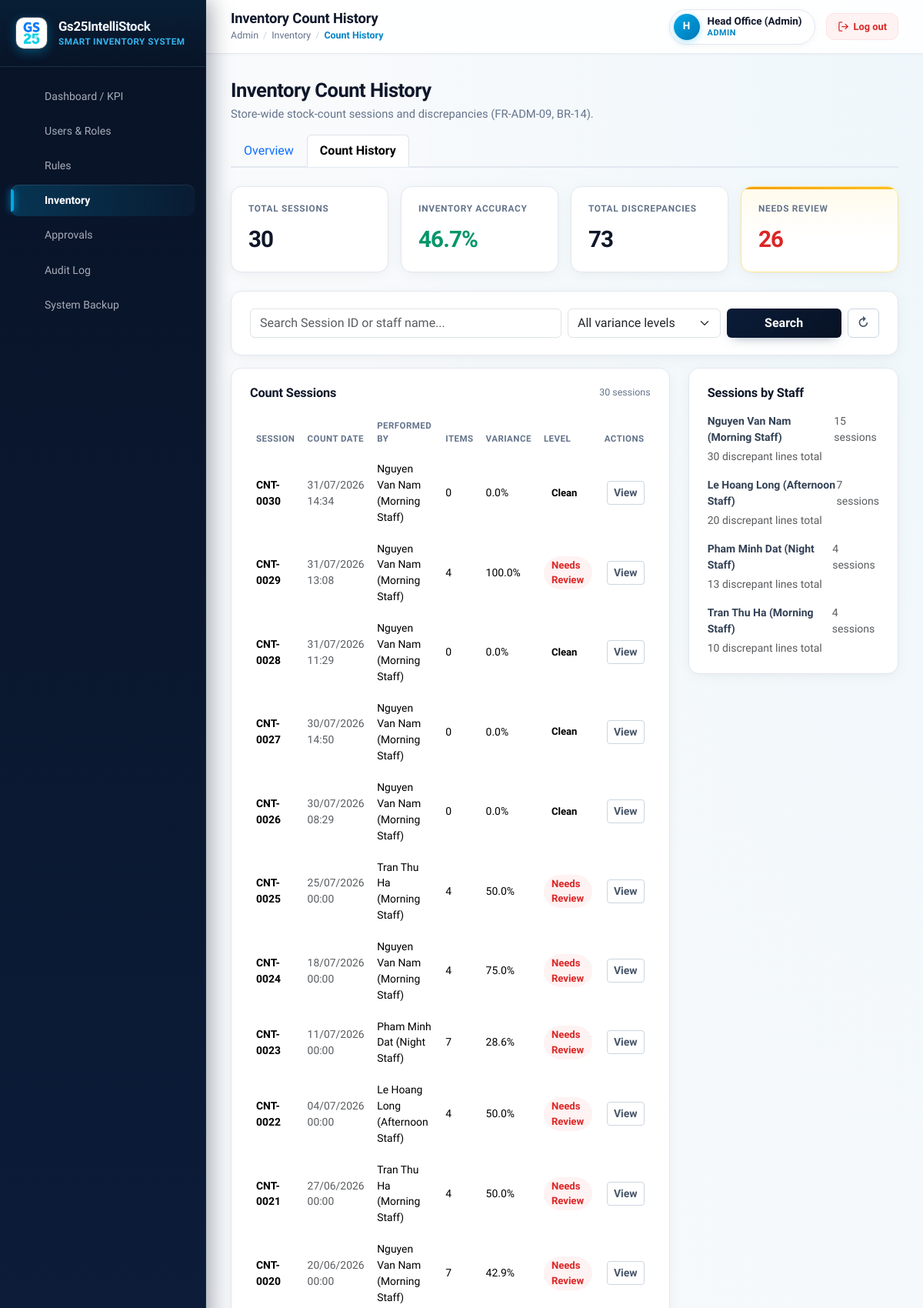
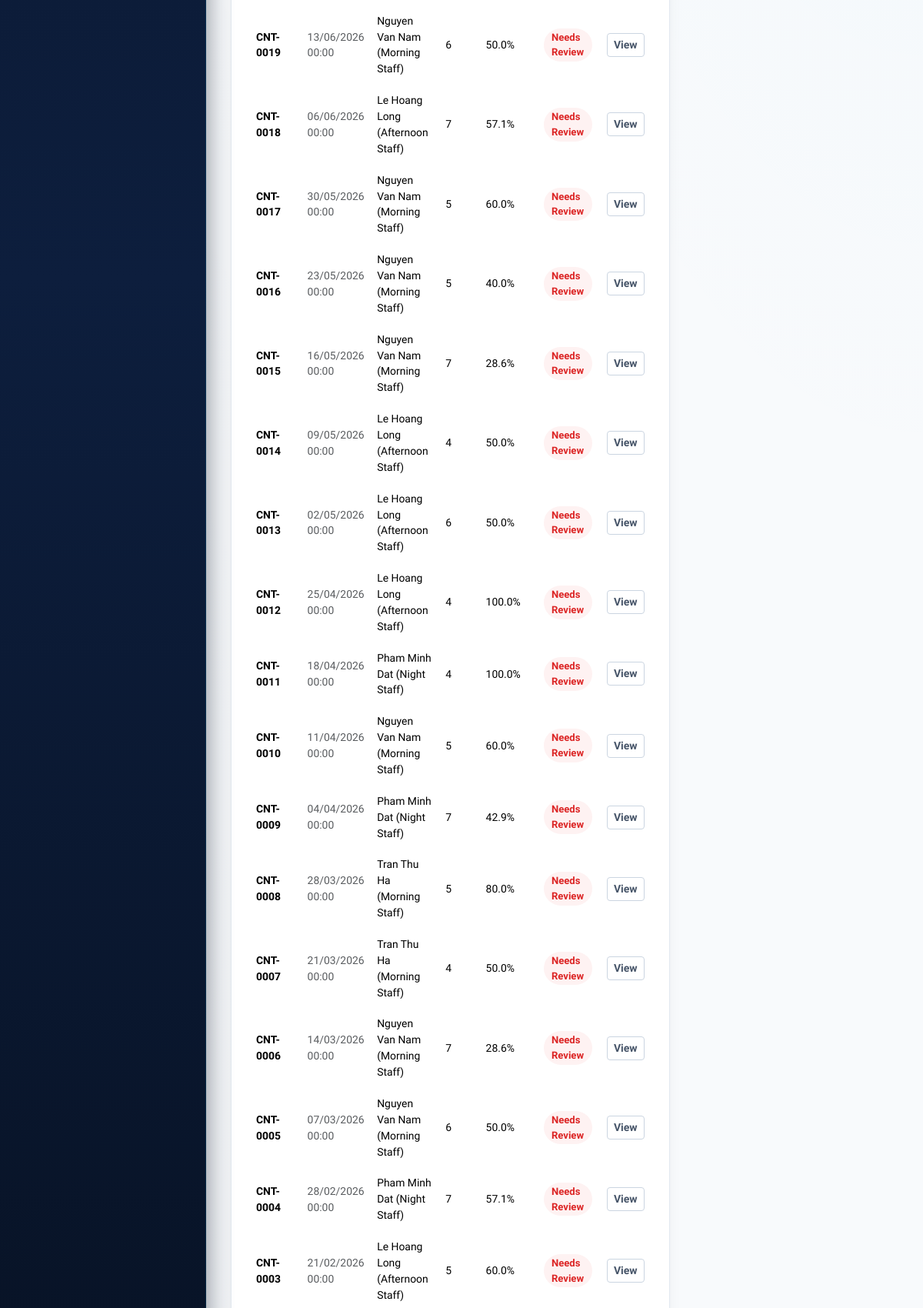
/frontend/admin/inventory/inventory_count_history.php (signed in, upper part), run on the app's committed database (2 pictures, top to bottom).
### tables this page shows
CREATE TABLE `stock_counts` (
  `count_id` int(11) NOT NULL AUTO_INCREMENT,
  `performed_by` int(11) NOT NULL,
  `count_date` datetime NOT NULL DEFAULT current_timestamp(),
  PRIMARY KEY (`count_id`),
  KEY `performed_by` (`performed_by`),
  CONSTRAINT `stock_counts_ibfk_1` FOREIGN KEY (`performed_by`) REFERENCES `accounts` (`account_id`)
);

CREATE TABLE `accounts` (
  `account_id` int(11) NOT NULL AUTO_INCREMENT,
  `username` varchar(50) NOT NULL,
  `password_hash` varchar(255) NOT NULL,
  `full_name` varchar(100) NOT NULL,
  `email` varchar(100) DEFAULT NULL,
  `phone_number` varchar(20) DEFAULT NULL,
  `role_id` int(11) NOT NULL,
  `status` enum('active','locked') NOT NULL DEFAULT 'active',
  `created_at` datetime NOT NULL DEFAULT current_timestamp(),
  PRIMARY KEY (`account_id`),
  UNIQUE KEY `username` (`username`),
  KEY `role_id` (`role_id`),
  CONSTRAINT `accounts_ibfk_1` FOREIGN KEY (`role_id`) REFERENCES `roles` (`role_id`)
);

### backend/config/database.php (called while the page is built, shortened)
<?php
class Database
{
    private static ?PDO $instance = null;
    public static function getConnection(): PDO
    {
        if (self::$instance === null) {
            $options = [
                PDO::ATTR_ERRMODE            => PDO::ERRMODE_EXCEPTION,
                PDO::ATTR_DEFAULT_FETCH_MODE => PDO::FETCH_ASSOC,
                PDO::ATTR_EMULATE_PREPARES   => false,
                PDO::MYSQL_ATTR_INIT_COMMAND => "SET NAMES 'utf8mb4'",
            ];
            $dsns = [
                sprintf('mysql:host=%s;port=%s;dbname=%s;charset=%s', self::DB_HOST, self::DB_PORT, self::DB_NAME, self::DB_CHARSET),
                sprintf('mysql:host=localhost;dbname=%s;charset=%s', self::DB_NAME, self::DB_CHARSET),
                sprintf('mysql:unix_socket=/run/mysqld/mysqld.sock;dbname=%s;charset=%s', self::DB_NAME, self::DB_CHARSET),
                sprintf('mysql:unix_socket=/var/run/mysqld/mysqld.sock;dbname=%s;charset=%s', self::DB_NAME, self::DB_CHARSET),
            ];
            foreach ($dsns as $dsn) {
                try {
                    self::$instance = new PDO($dsn, self::DB_USER, self::DB_PASS, $options);
                    break;
                } catch (PDOException $e) {
                    $lastException = $e;
                }
            }
        }
        return self::$instance;
    }
}

### backend/services/AdminService.php (called while the page is built, shortened)
<?php
require_once __DIR__ . '/../config/database.php';
require_once __DIR__ . '/../models/StockCount.php';
class AdminService
{
    private StockCount $stockCountModel;
    public function __construct()
    {
        $this->stockCountModel = new StockCount();
    }
    public function getInventoryCountHistory(): array
    {
        return $this->stockCountModel->getHistory();
    }
}

### backend/models/StockCount.php (called while the page is built, shortened)
<?php
require_once __DIR__ . '/../config/database.php';
class StockCount
{
    private PDO $conn;
    private string $table = 'stock_counts';
    public function __construct()
    {
        $this->conn = Database::getConnection();
    }
    public function getHistory(): array
    {
        $sql = "SELECT sc.*, a.full_name AS performed_by_name,
                       COUNT(scd.count_detail_id) AS total_items,
                       SUM(CASE WHEN scd.discrepancy != 0 THEN 1 ELSE 0 END) AS discrepancy_items
                FROM {$this->table} sc
                JOIN accounts a ON a.account_id = sc.performed_by
                LEFT JOIN stock_count_details scd ON scd.count_id = sc.count_id
                GROUP BY sc.count_id
                ORDER BY sc.count_date DESC";
        $stmt = $this->conn->query($sql);
        return $stmt->fetchAll();
    }
}

### frontend/admin/inventory/inventory_count_history.php (the view, shortened to what this page needs)
<?php
require_once __DIR__ . '/../../../backend/config/database.php';
require_once __DIR__ . '/../../../backend/services/AdminService.php';
$adminService = new AdminService();
$allSessions = $adminService->getInventoryCountHistory();
$keyword       = trim((string) ($_GET['q'] ?? ''));
function sessionVariancePercent(array $session): float
{
    $total = (int) $session['total_items'];
    if ($total <= 0) {
        return 0.0;
    }
    return round(((int) $session['discrepancy_items'] / $total) * 100, 1);
}
function varianceLevel(float $percent): array
{
    if ($percent <= 0) {
        return ['key' => 'clean', 'label' => 'Clean', 'pill' => 'stock-pill-success'];
    }
    return ['key' => 'review', 'label' => 'Needs Review', 'pill' => 'stock-pill-critical'];
}
$sessions = array_map(function ($s) {
    $s['variance_percent'] = sessionVariancePercent($s);
    $s['variance_level']   = varianceLevel($s['variance_percent']);
    return $s;
}, $allSessions);
$totalSessions       = count($allSessions);
$totalItemsAll       = array_sum(array_column($allSessions, 'total_items'));
$totalDiscrepancies  = array_sum(array_column($allSessions, 'discrepancy_items'));
$inventoryAccuracy   = $totalItemsAll > 0 ? round((1 - ($totalDiscrepancies / $totalItemsAll)) * 100, 1) : 100.0;
$needsReviewCount    = count(array_filter($allSessions, fn($s) => sessionVariancePercent($s) > 5));
$sessionsByStaff = [];
foreach ($allSessions as $s) {
    $name = $s['performed_by_name'];
    if (!isset($sessionsByStaff[$name])) {
        $sessionsByStaff[$name] = ['sessions' => 0, 'discrepancies' => 0];
    }
    $sessionsByStaff[$name]['sessions']++;
    $sessionsByStaff[$name]['discrepancies'] += (int) $s['discrepancy_items'];
}
arsort($sessionsByStaff);
$sessionsByStaff = array_slice($sessionsByStaff, 0, 5, true);
function formatCountDateTime(?string $raw): string
{
    $ts = strtotime($raw);
    return $ts === false ? $raw : date('d/m/Y H:i', $ts);
}
?>
<!DOCTYPE html>
<html lang="en">
<head>
    <link href="https://cdn.jsdelivr.net/npm/bootstrap@5.3.3/dist/css/bootstrap.min.css" rel="stylesheet">
    <link href="<?= BASE_URL ?>/assets/css/theme_variables.css" rel="stylesheet">
    <link href="<?= BASE_URL ?>/assets/css/custom.css" rel="stylesheet">
</head>
<body>
    <div class="app-shell">
        <?php require __DIR__ . '/../../components/sidebar.php'; ?>
        <div class="app-content">
            <?php require __DIR__ . '/../../components/header.php'; ?>
            <main class="app-main">
                <div class="d-flex flex-wrap justify-content-between align-items-start gap-3 mb-3">
                    <div>
                        <h2 class="page-heading mb-1">Inventory Count History</h2>
                        <p class="page-subheading mb-0">Store-wide stock-count sessions and discrepancies (FR-ADM-09, BR-14).</p>
                    </div>
                </div>
                <ul class="nav nav-tabs mb-4" style="border-bottom: 2px solid var(--surface-border);">
                    <li class="nav-item">
                        <a class="nav-link" href="inventory_overview.php">Overview</a>
                    </li>
                    <li class="nav-item">
                        <a class="nav-link active fw-semibold" href="inventory_count_history.php">Count History</a>
                    </li>
                </ul>
                <div class="row g-3 mb-4">
                    <div class="col-6 col-md-3">
                        <div class="kpi-card">
                            <div class="kpi-card-top"><span class="kpi-label">Total Sessions</span></div>
                            <span class="kpi-value"><?= number_format($totalSessions) ?></span>
                        </div>
                    </div>
                    <div class="col-6 col-md-3">
                        <div class="kpi-card">
                            <div class="kpi-card-top"><span class="kpi-label">Inventory Accuracy</span></div>
                            <span class="kpi-value" style="color: var(--color-success);"><?= number_format($inventoryAccuracy, 1) ?>%</span>
                        </div>
                    </div>
                    <div class="col-6 col-md-3">
                        <div class="kpi-card">
                            <div class="kpi-card-top"><span class="kpi-label">Total Discrepancies</span></div>
                            <span class="kpi-value"><?= number_format($totalDiscrepancies) ?></span>
                        </div>
                    </div>
                    <div class="col-6 col-md-3">
                        <div class="kpi-card <?= $needsReviewCount > 0 ? 'kpi-card-warn' : '' ?>">
                            <div class="kpi-card-top"><span class="kpi-label">Needs Review</span></div>
                            <span class="kpi-value" style="color: var(--color-danger);"><?= number_format($needsReviewCount) ?></span>
                        </div>
                    </div>
                </div>
                <form method="get" class="panel-card mb-3">
                    <div class="row g-2 align-items-center">
                        <div class="col-12 col-md-6">
                            <input type="text" name="q" class="form-control" placeholder="Search Session ID or staff name..." value="<?= htmlspecialchars($keyword, ENT_QUOTES, 'UTF-8') ?>">
                        </div>
                        <div class="col-6 col-md-3">
                            <select name="variance" class="form-select" onchange="this.form.submit()">
                                <option value="">All variance levels</option>
                            </select>
                        </div>
                        <div class="col-12 col-md-3 d-flex gap-2">
                            <button type="submit" class="btn btn-brand flex-fill">Search</button>
                            <a href="inventory_count_history.php" class="btn btn-outline-secondary" title="Clear filters">&#8635;</a>
                        </div>
                    </div>
                </form>
                <div class="row g-4">
                    <div class="col-12 col-xl-8">
                        <div class="panel-card mb-4">
                            <div class="panel-card-header">
                                <h3 class="panel-card-title">Count Sessions</h3>
                                <span class="panel-card-note"><?= count($sessions) ?> session<?= count($sessions) === 1 ? '' : 's' ?></span>
                            </div>
                            <?php if (empty($sessions)): ?>
                                <div class="empty-state">No count sessions match the current filters.</div>
                            <?php else: ?>
                                <div class="table-responsive">
                                    <table class="table data-table align-middle mb-0">
                                        <thead>
                                            <tr>
                                                <th>Session</th>
                                                <th>Count Date</th>
                                                <th>Performed By</th>
                                                <th>Items</th>
                                                <th>Variance</th>
                                                <th>Level</th>
                                                <th class="text-end">Actions</th>
                                            </tr>
                                        </thead>
                                        <tbody>
                                            <?php foreach ($sessions as $s): ?>
                                                <tr>
                                                    <td class="fw-semibold">CNT-<?= str_pad((string) $s['count_id'], 4, '0', STR_PAD_LEFT) ?></td>
                                                    <td class="text-muted small"><?= formatCountDateTime($s['count_date']) ?></td>
                                                    <td><?= htmlspecialchars($s['performed_by_name'], ENT_QUOTES, 'UTF-8') ?></td>
                                                    <td><?= number_format((int) $s['total_items']) ?></td>
                                                    <td><?= number_format($s['variance_percent'], 1) ?>%</td>
                                                    <td><span class="stock-pill <?= $s['variance_level']['pill'] ?>"><?= $s['variance_level']['label'] ?></span></td>
                                                    <td class="text-end">
                                                        <button type="button" class="btn btn-outline-secondary btn-sm"
                                                                data-bs-toggle="modal" data-bs-target="#sessionDetailModal"
                                                                data-count-id="<?= (int) $s['count_id'] ?>">
                                                            View
                                                        </button>
                                                    </td>
                                                </tr>
                                            <?php endforeach; ?>
                                        </tbody>
                                    </table>
                                </div>
                            <?php endif; ?>
                        </div>
                    </div>
                    <div class="col-12 col-xl-4">
                        <div class="panel-card">
                            <div class="panel-card-header">
                                <h3 class="panel-card-title">Sessions by Staff</h3>
                            </div>
                            <?php if (empty($sessionsByStaff)): ?>
                                <div class="empty-state">No sessions recorded yet.</div>
                            <?php else: ?>
                                <div class="d-flex flex-column gap-3">
                                    <?php foreach ($sessionsByStaff as $name => $stat): ?>
                                        <div>
                                            <div class="d-flex justify-content-between small mb-1">
                                                <span class="fw-semibold"><?= htmlspecialchars($name, ENT_QUOTES, 'UTF-8') ?></span>
                                                <span class="text-muted"><?= $stat['sessions'] ?> session<?= $stat['sessions'] === 1 ? '' : 's' ?></span>
                                            </div>
                                            <div class="text-muted small"><?= $stat['discrepancies'] ?> discrepant line<?= $stat['discrepancies'] === 1 ? '' : 's' ?> total</div>
                                        </div>
                                    <?php endforeach; ?>
                                </div>
                            <?php endif; ?>
                        </div>
                    </div>
                </div>
            </main>
        </div>
    </div>
    <?php require __DIR__ . '/../../components/footer.php'; ?>

### frontend/assets/css/theme_variables.css (style rules this page uses)
:root { --brand-primary: #0b1c38; --brand-primary-dark: #071224; --brand-primary-light: #f0f7ff; --brand-cyan: #00a8e8; --brand-cyan-glow: rgba(0, 168, 232, 0.25); --brand-accent: #0284c7; --brand-teal: #00c49f; --brand-gradient: linear-gradient(135deg, #00a8e8 0%, #0077b6 100%); --brand-sidebar-bg: linear-gradient(180deg, #081326 0%, #0d1e3d 55%, #071122 100%); --color-success: #059669; --color-success-bg: #ecfdf5; --color-success-border: #a7f3d0; --color-warning: #d97706; --color-warning-bg: #fffbeb; --color-warning-border: #fde68a; --color-danger: #dc2626; --color-danger-bg: #fef2f2; --color-danger-border: #fecaca; --color-info: #0284c7; --color-info-bg: #f0f9ff; --color-info-border: #bae6fd; --surface-page-bg: #f8fafc; --surface-page-gradient: radial-gradient(at 100% 0%, rgba(0, 168, 232, 0.04) 0px, transparent 45%), radial-gradient(at 0% 100%, rgba(11, 28, 56, 0.03) 0px, transparent 45%), #f8fafc; --surface-card-bg: #ffffff; --surface-card-hover: #ffffff; --surface-border: #e2e8f0; --surface-border-subtle: #edf2f7; --surface-glass-bg: rgba(255, 255, 255, 0.88); --font-main: 'Plus Jakarta Sans', system-ui, -apple-system, BlinkMacSystemFont, 'Segoe UI', Roboto, sans-serif; --text-primary: #0f172a; --text-secondary: #334155; --text-muted: #64748b; --text-light: #94a3b8; --radius-xs: 6px; --radius-sm: 10px; --radius-md: 14px; --radius-lg: 18px; --radius-pill: 9999px; --shadow-subtle: 0 1px 3px rgba(15, 23, 42, 0.04); --shadow-card: 0 4px 20px -2px rgba(15, 23, 42, 0.05), 0 2px 6px -1px rgba(15, 23, 42, 0.02); --shadow-card-hover: 0 12px 30px -4px rgba(15, 23, 42, 0.1), 0 4px 10px -2px rgba(0, 168, 232, 0.08); --shadow-glow: 0 0 20px rgba(0, 168, 232, 0.2); --sidebar-width: 268px; --header-height: 70px; }

### data on the page
stock_counts: count_id "0030", count_date "31/07/2026 14:34", performed_by.full_name "Nguyen Van Nam (Morning Staff)", total_items "0", variance_percent "0.0", label "Clean"
stock_counts: count_id "0029", count_date "31/07/2026 13:08", performed_by.full_name "Nguyen Van Nam (Morning Staff)", total_items "4", variance_percent "100.0", label "Needs Review"
stock_counts: count_id "0028", count_date "31/07/2026 11:29", performed_by.full_name "Nguyen Van Nam (Morning Staff)", total_items "0", variance_percent "0.0", label "Clean"
stock_counts: count_id "0027", count_date "30/07/2026 14:50", performed_by.full_name "Nguyen Van Nam (Morning Staff)", total_items "0", variance_percent "0.0", label "Clean"
stock_counts: count_id "0026", count_date "30/07/2026 08:29", performed_by.full_name "Nguyen Van Nam (Morning Staff)", total_items "0", variance_percent "0.0", label "Clean"
stock_counts: count_id "0025", count_date "25/07/2026 00:00", performed_by.full_name "Tran Thu Ha (Morning Staff)", total_items "4", variance_percent "50.0", label "Needs Review"
stock_counts: count_id "0024", count_date "18/07/2026 00:00", performed_by.full_name "Nguyen Van Nam (Morning Staff)", total_items "4", variance_percent "75.0", label "Needs Review"
stock_counts: count_id "0023", count_date "11/07/2026 00:00", performed_by.full_name "Pham Minh Dat (Night Staff)", total_items "7", variance_percent "28.6", label "Needs Review"
stock_counts: count_id "0022", count_date "04/07/2026 00:00", performed_by.full_name "Le Hoang Long (Afternoon Staff)", total_items "4", variance_percent "50.0", label "Needs Review"
stock_counts: count_id "0021", count_date "27/06/2026 00:00", performed_by.full_name "Tran Thu Ha (Morning Staff)", total_items "4", variance_percent "50.0", label "Needs Review"
stock_counts: count_id "0020", count_date "20/06/2026 00:00", performed_by.full_name "Nguyen Van Nam (Morning Staff)", total_items "7", variance_percent "42.9", label "Needs Review"
stock_counts: count_id "0019", count_date "13/06/2026 00:00", performed_by.full_name "Nguyen Van Nam (Morning Staff)", total_items "6", variance_percent "50.0", label "Needs Review"
stock_counts: count_id "0018", count_date "06/06/2026 00:00", performed_by.full_name "Le Hoang Long (Afternoon Staff)", total_items "7", variance_percent "57.1", label "Needs Review"
stock_counts: count_id "0017", count_date "30/05/2026 00:00", performed_by.full_name "Nguyen Van Nam (Morning Staff)", total_items "5", variance_percent "60.0", label "Needs Review"
stock_counts: count_id "0016", count_date "23/05/2026 00:00", performed_by.full_name "Nguyen Van Nam (Morning Staff)", total_items "5", variance_percent "40.0", label "Needs Review"
stock_counts: count_id "0015", count_date "16/05/2026 00:00", performed_by.full_name "Nguyen Van Nam (Morning Staff)", total_items "7", variance_percent "28.6", label "Needs Review"
stock_counts: count_id "0014", count_date "09/05/2026 00:00", performed_by.full_name "Le Hoang Long (Afternoon Staff)", total_items "4", variance_percent "50.0", label "Needs Review"
stock_counts: count_id "0013", count_date "02/05/2026 00:00", performed_by.full_name "Le Hoang Long (Afternoon Staff)", total_items "6", variance_percent "50.0", label "Needs Review"
stock_counts: count_id "0012", count_date "25/04/2026 00:00", performed_by.full_name "Le Hoang Long (Afternoon Staff)", total_items "4", variance_percent "100.0", label "Needs Review"
stock_counts: count_id "0011", count_date "18/04/2026 00:00", performed_by.full_name "Pham Minh Dat (Night Staff)", total_items "4", variance_percent "100.0", label "Needs Review"
stock_counts: count_id "0010", count_date "11/04/2026 00:00", performed_by.full_name "Nguyen Van Nam (Morning Staff)", total_items "5", variance_percent "60.0", label "Needs Review"
stock_counts: count_id "0009", count_date "04/04/2026 00:00", performed_by.full_name "Pham Minh Dat (Night Staff)", total_items "7", variance_percent "42.9", label "Needs Review"
stock_counts: count_id "0008", count_date "28/03/2026 00:00", performed_by.full_name "Tran Thu Ha (Morning Staff)", total_items "5", variance_percent "80.0", label "Needs Review"
stock_counts: count_id "0007", count_date "21/03/2026 00:00", performed_by.full_name "Tran Thu Ha (Morning Staff)", total_items "4", variance_percent "50.0", label "Needs Review"
stock_counts: count_id "0006", count_date "14/03/2026 00:00", performed_by.full_name "Nguyen Van Nam (Morning Staff)", total_items "7", variance_percent "28.6", label "Needs Review"
stock_counts: count_id "0005", count_date "07/03/2026 00:00", performed_by.full_name "Nguyen Van Nam (Morning Staff)", total_items "6", variance_percent "50.0", label "Needs Review"
stock_counts: count_id "0004", count_date "28/02/2026 00:00", performed_by.full_name "Pham Minh Dat (Night Staff)", total_items "7", variance_percent "57.1", label "Needs Review"
stock_counts: count_id "0003", count_date "21/02/2026 00:00", performed_by.full_name "Le Hoang Long (Afternoon Staff)", total_items "5", variance_percent "60.0", label "Needs Review"
accounts: full_name "Le Hoang Long (Afternoon Staff)"

### other printed values
$item['label'] "Dashboard / KPI"
$item['label'] "Users & Roles"
$item['label'] "Rules"
$item['label'] "Inventory"
$item['label'] "Approvals"
$item['label'] "Audit Log"
$item['label'] "System Backup"
$pageTitle "Inventory Count History"
$crumb "Admin"
$crumb "Inventory"
$crumb "Count History"
substr((string) (Auth::fullName() ?? 'U'), 0, 1) "H"
Auth::fullName() "Head Office (Admin)"
Auth::roleName() "ADMIN"
$totalSessions "30"
